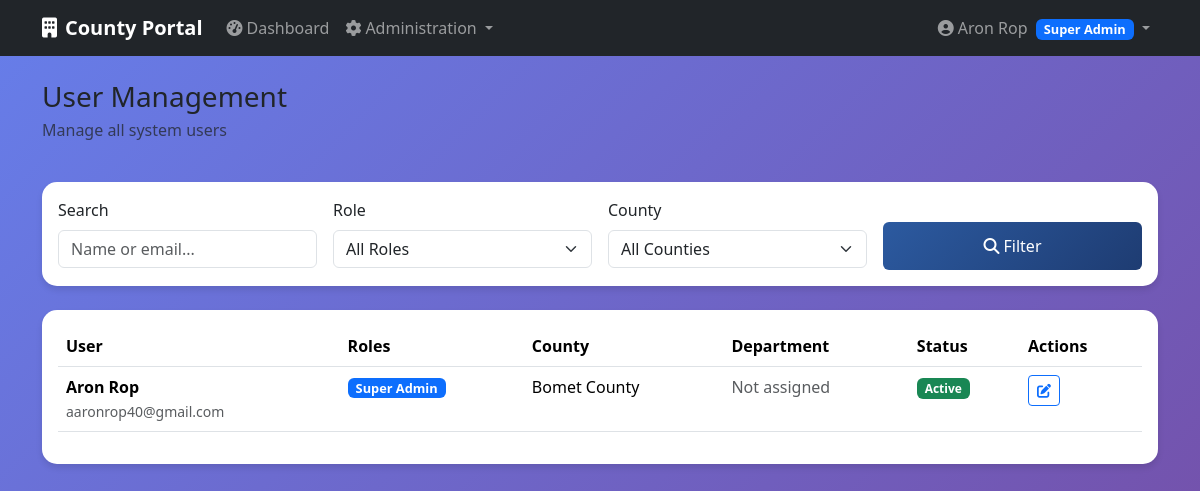
Before: /auth/users (signed in) with the older database file.
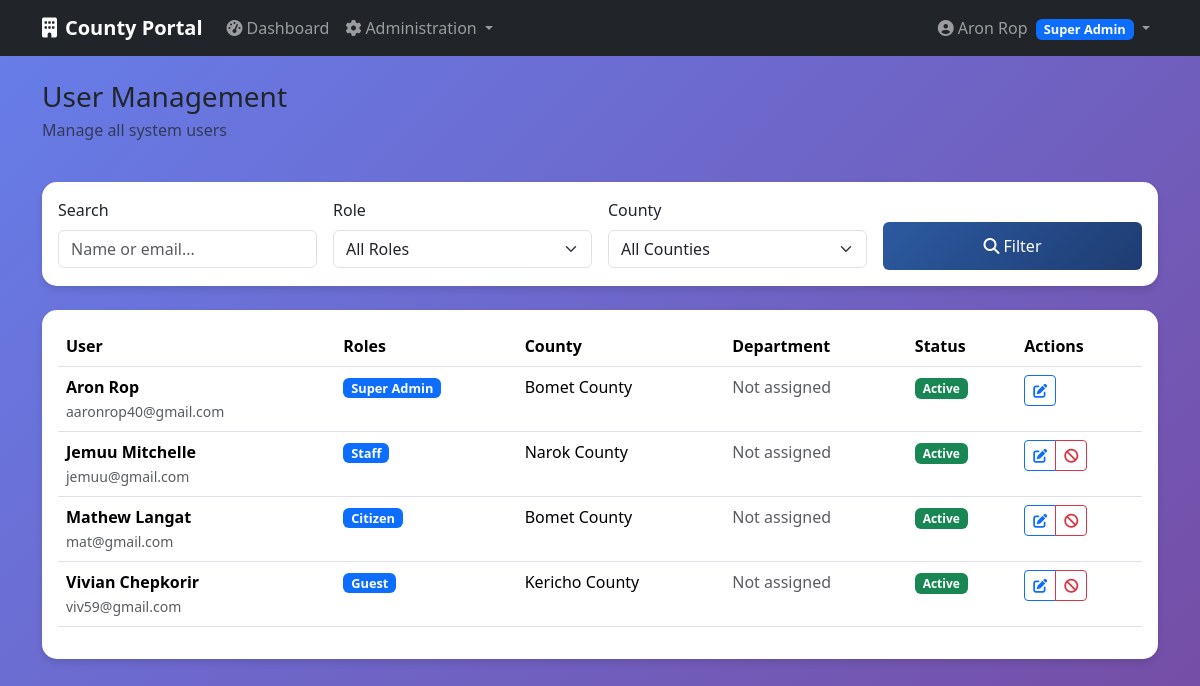
After: the same page with the newer database file.
### app/models/user.py (models this page shows, shortened)
class User(db.Model, UserMixin):
    __tablename__ = 'users'
    id = db.Column(db.Integer, primary_key=True)
    email = db.Column(db.String(255), unique=True, nullable=False)
    password = db.Column(db.String(128), nullable=False)
    first_name = db.Column(db.String(100))
    last_name = db.Column(db.String(100))
    phone = db.Column(db.String(20))
    active = db.Column(db.Boolean(), default=True)
    confirmed_at = db.Column(db.DateTime())
    created_at = db.Column(db.DateTime(), default=db.func.current_timestamp())
    fs_uniquifier = db.Column(db.String(64), unique=True, nullable=False, default=lambda: str(uuid.uuid4()))
    county_id = db.Column(db.Integer, db.ForeignKey('counties.id'))
    department_id = db.Column(db.Integer, db.ForeignKey('departments.id'))
    last_login_at = db.Column(db.DateTime())
    current_login_at = db.Column(db.DateTime())
    last_login_ip = db.Column(db.String(45))
    current_login_ip = db.Column(db.String(45))
    login_count = db.Column(db.Integer, default=0)
    roles = db.relationship('Role', secondary=roles_users, backref=db.backref('users', lazy='dynamic'))
    def full_name(self):
        if self.first_name and self.last_name:
            return f"{self.first_name} {self.last_name}"
        return self.email.split('@')[0] #Fallback if the user dont provide first_name or last_name or both
    def has_role(self, role_name):
        return any(role.name == role_name for role in self.roles)

class Role(db.Model, RoleMixin):
    __tablename__ = 'roles'
    id = db.Column(db.Integer, primary_key=True)
    name = db.Column(db.String(80), unique=True, nullable=False)
    description = db.Column(db.String(255), nullable=True)

### app/models/county.py (models this page shows, shortened)
class County(db.Model):
        __tablename__ = 'counties'
        id = db.Column(db.Integer, primary_key=True)
        name = db.Column(db.String(100), unique=True, nullable=False)
        code = db.Column(db.String(10), unique=True, nullable=False)
        description = db.Column(db.Text)
        active = db.Column(db.Boolean, default=True)
        created_at = db.Column(db.DateTime, default=datetime.utcnow)
        users = db.relationship('User', backref='county', lazy='dynamic')
        departments = db.relationship('Department', backref='county',lazy='dynamic')

### app/auth/routes.py (the view)
@auth_bp.route('/users')
@login_required
@roles_required(UserRoles.SUPER_ADMIN)
def users():
    page = request.args.get('page', 1, type=int)
    search = request.args.get('search', '', type=str)
    role_filter = request.args.get('role', '', type=str)
    county_filter = request.args.get('county', '', type=str)
    query = User.query
    if search:
        query = query.filter(
            (User.email.contains(search)) |
            (User.first_name.contains(search)) |
            (User.last_name.contains(search))
        )
    if role_filter:
        role = Role.query.filter_by(name=role_filter).first()
        if role:
            query = query.filter(User.roles.contains(role))
    if county_filter:
        query = query.filter_by(county_id=county_filter)
    users = query.paginate(
        page=page, per_page=20, error_out=False
    )
    roles = Role.query.all()
    counties = County.query.filter_by(active=True).all()
    return render_template('auth/users.html',
                            users=users,
                            roles=roles,
                            counties=counties,
                            current_search=search,
                            current_role=role_filter,
                            current_county=county_filter)

### app/templates/auth/users.html (shortened to what this page needs)
{% extends "base.html" %}
    {% block content %}
    <div class="row">
        <div class="col-12">
            <div class="d-flex justify-content-between align-items-center mb-4">
                <div>
                    <h1 class="h3 mb-1">User Management</h1>
                    <p class="text-muted">Manage all system users</p>
                </div>
            </div>
        </div>
    </div>
    <div class="card dashboard-card mb-4">
        <div class="card-body">
            <form method="GET" class="row g-3">
                <div class="col-md-3">
                    <label for="search" class="form-label">Search</label>
                    <input type="text" class="form-control" id="search" name="search"
                           value="{{ current_search }}" placeholder="Name or email...
  ">
                </div>
                <div class="col-md-3">
                    <label for="role" class="form-label">Role</label>
                    <select class="form-select" id="role" name="role">
                        <option value="">All Roles</option>
                    </select>
                </div>
                <div class="col-md-3">
                    <label for="county" class="form-label">County</label>
                    <select class="form-select" id="county" name="county">
                        <option value="">All Counties</option>
                    </select>
                </div>
                <div class="col-md-3">
                    <label>&nbsp;</label>
                    <div class="d-grid">
                        <button type="submit" class="btn btn-primary">
                            <i class="fas fa-search me-1"></i>Filter
                        </button>
                    </div>
                </div>
            </form>
        </div>
    </div>
    <div class="card dashboard-card">
        <div class="card-body">
            <div class="table-responsive">
                <table class="table table-hover">
                    <thead>
                        <tr>
                            <th>User</th>
                            <th>Roles</th>
                            <th>County</th>
                            <th>Department</th>
                            <th>Status</th>
                            <th>Actions</th>
                        </tr>
                    </thead>
                    <tbody>
                        {% for user in users.items %}
                        <tr>
                            <td>
                                <div>
                                    <strong>{{ user.full_name() }}</strong><br>
                                    <small class="text-muted">{{ user.email
  }}</small>
                                </div>
                            </td>
                            <td>
                                {% for role in user.roles %}
                                <span class="badge bg-primary role-badge">{{ role.
  name.replace('_', ' ').title() }}</span>
                                {% endfor %}
                            </td>
                            <td>
                                {% if user.county %}
                                {{ user.county.name }}
                                {% else %}
                                <span class="text-muted">Not assigned</span>
                                {% endif %}
                            </td>
                            <td>
                                {% if user.department %}
                                {{ user.department.name }}
                                {% else %}
                                <span class="text-muted">Not assigned</span>
                                {% endif %}
                            </td>
                            <td>
                                <span class="badge bg-{{ 'success' if user.active else 'danger' }}">
                                    {{ 'Active' if user.active else 'Inactive' }}
                                </span>
                            </td>
                            <td>
                                <div class="btn-group btn-group-sm">
                                    <a href="{{ url_for('auth_bp.edit_user', user_id=user.id) }}"
                                       class="btn btn-outline-primary">
                                        <i class="fas fa-edit"></i>
                                    </a>
                                    {% if user.id != current_user.id %}
                                    <button class="btn btn-outline-{{ 'danger' if user.active else 'success' }}" onclick="toggleUserStatus({{ user.id }})">
                                        <i class="fas fa-{{ 'ban' if user.active else 'check' }}"></i>
                                    </button>
                                    {% endif %}
                                </div>
                            </td>
                        </tr>
                        {% endfor %}
                    </tbody>
                </table>
            </div>
        </div>
    </div>
    {% endblock %}

### app/templates/base.html (shortened to what this page needs)
<!DOCTYPE html>
    <html lang="en">
    <head>
        <link href="https://cdn.jsdelivr.net/npm/bootstrap@5.3.2/dist/css/bootstrap.min.css" rel="stylesheet">
        <link href="https://cdnjs.cloudflare.com/ajax/libs/font-awesome/6.4.0/css/all.min.css" rel="stylesheet">
    </head>
    <body>
        <nav class="navbar navbar-expand-lg navbar-dark bg-dark">
            <div class="container">
                <a class="navbar-brand" href="{{ url_for('main_bp.index') }}">
                    <i class="fas fa-building me-2"></i>County Portal
                </a>
                {% if current_user.is_authenticated %}
                <div class="collapse navbar-collapse" id="navbarNav">
                    <ul class="navbar-nav me-auto">
                        <li class="nav-item">
                            <a class="nav-link" href="{{ url_for('main_bp.dashboard') }}">
                                <i class="fas fa-tachometer-alt me-1"></i>Dashboard
                            </a>
                        </li>
                        {% if current_user.has_role('super_admin') %}
                        <li class="nav-item dropdown">
                            <a class="nav-link dropdown-toggle" href="#" id="adminDropdown" role="button" data-bs-toggle="dropdown">
                                <i class="fas fa-cog me-1"></i>Administration
                            </a>
                        </li>
                        {% endif %}
                    </ul>
                    <ul class="navbar-nav">
                        <li class="nav-item dropdown">
                            <a class="nav-link dropdown-toggle" href="#" id="userDropdown" role="button" data-bs-toggle="dropdown">
                                <i class="fas fa-user-circle me-1"></i>{{ current_user.full_name() }}
                                {% for role in current_user.roles %}
                                <span class="badge bg-primary role-badge ms-1">{{ role.name.replace('_', ' ').title() }}</span>
                                {% endfor %}
                            </a>
                        </li>
                    </ul>
                </div>
                {% else %}
                <div class="d-flex">
                    <a href="{{ url_for('security.login') }}" class="btn btn-outline-light me-2">Login</a>
                    <a href="{{ url_for('security.register') }}" class="btn btn-primary">Register</a>
                </div>
                {% endif %}
            </div>
        </nav>
        <main class="container mt-4">
            {% block content %}{% endblock %}
        </main>
    </body>
    </html>

### app/templates/base.html (style rules this page uses)
:root { --primary-color: #2c5aa0; --secondary-color: #f8f9fa; --success-color: #28a745; --danger-color: #dc3545; --warning-color: #ffc107; }
body { background: linear-gradient(135deg, #667eea 0%, #764ba2 100%); min-height: 100vh; font-family: 'Segoe UI', Tahoma, Geneva, Verdana, sans-serif; }
.navbar-brand { font-weight: bold; }
.dashboard-card { border: none; border-radius: 15px; box-shadow: 0 4px 6px rgba(0, 0, 0, 0.1); transition: transform 0.2s; }
.role-badge { font-size: 0.8em; padding: 0.25rem 0.5rem; }
.btn-primary { background: linear-gradient(135deg, var(--primary-color) 0%, #1e3c72 100%); border: none; padding: 0.75rem 2rem; font-weight: 500; transition: transform 0.2s ease; }

Changed rows visible on the page:
added User: full_name "Jemuu Mitchelle", email "jemuu@gmail.com", county.name "Narok County", active "Active"
now on this page (row unchanged): Role: name "Staff", shown under "Jemuu Mitchelle"
added User: full_name "Mathew Langat", email "mat@gmail.com", county.name "Bomet County", active "Active"
now on this page (row unchanged): Role: name "Citizen", shown under "Mathew Langat"
added User: full_name "Vivian Chepkorir", email "viv59@gmail.com", county.name "Kericho County", active "Active"
now on this page (row unchanged): Role: name "Guest", shown under "Vivian Chepkorir"
